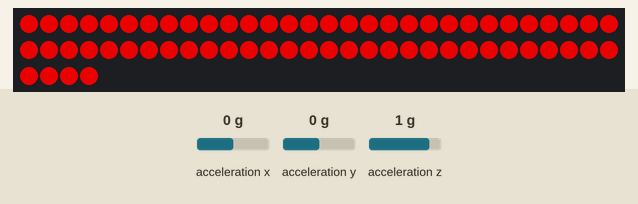
The sketch below on a simulated Arduino Uno, built with avr-gcc and run on an emulated ATmega328P. Parts: 64 RGB LEDs in strip order, left to right, continuing on the next row. The test bench sets the inputs (shaded band); at power-on: acceleration x 0 g, acceleration z 1 g, acceleration y 0 g. Dim RGB values are drawn brighter than linear.

Above: at 2.3 s.
2.4 s: acceleration x set to -1.4 g
At 3.29 s:
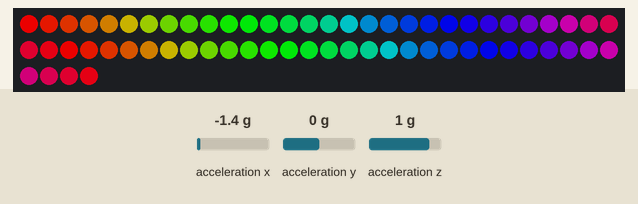
5.5 s: acceleration z set to -1.4 g
At 6.64 s:
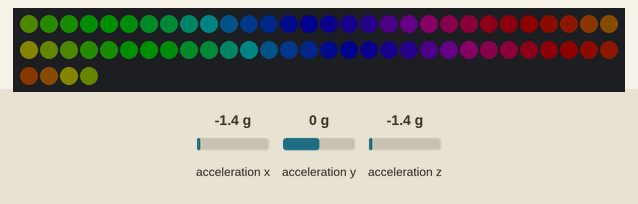
8.9 s: acceleration x set to 0 g
At 9.9 s:
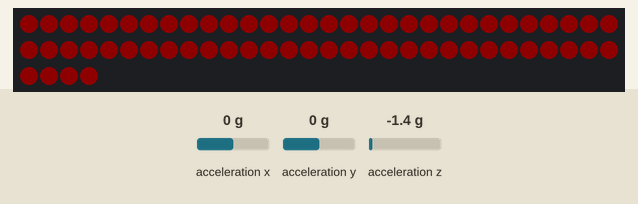
11.0 s: acceleration z set to -0.8 g
At 13.7 s:
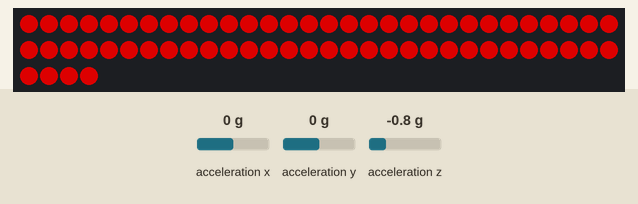
Timing chart, 0 to 15.0 s (numbered marks = the images above; inputs shaded):
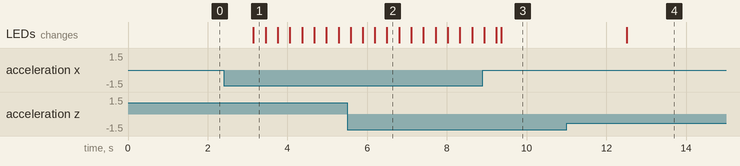

Measured:
- after the input at 2.4 s, the LEDs: change after 0.75 s (image 1)
- after the input at 5.5 s, the LEDs: first differ from a run without the input after 1.0 s (image 2)
- after the input at 8.9 s, the LEDs: first differ from a run without the input after 0.47 s (image 3)
- after the input at 11.0 s, the LEDs: change after 1.5 s (image 4)

The sketch:

lightingAccelerometer.ino
```cpp
// Neopixels
#include <Adafruit_NeoPixel.h>
#ifdef __AVR__
#include <avr/power.h>
#endif

// ACCELEROMTER LIS3DH
#include <Wire.h>
#include <SPI.h>
#include <Adafruit_LIS3DH.h>
#include <Adafruit_Sensor.h>

#define PIN 6
#define NUMPIXELS 64
#define PIXELTYPE NEO_GRB + NEO_KHZ800

#define CLICKTHRESHHOLD 80


//define the neopixels as pixels
Adafruit_NeoPixel pixels = Adafruit_NeoPixel(NUMPIXELS, PIN, PIXELTYPE);

// define the Accelerometer 12C as lis
Adafruit_LIS3DH lis = Adafruit_LIS3DH();

void setup() {

  Serial.begin(9600);

  // NEOPIXELS
  pixels.begin(); // Initialize the pixels
  pixels.setBrightness(10); // Set brightness. Max is 255
  pixels.show(); // Initialize all pixels to 'off'

  // ACCELEROMETER
  lis.begin(0x18); // begins the accelerometer
  lis.setClick(4, CLICKTHRESHHOLD); // this sets up the Accelerometer to read taps
  lis.setRange(LIS3DH_RANGE_4_G);   // 2, 4, 8 or 16 G!
}

void loop() {
  //Get a new accelerometer event, normalized
  sensors_event_t event;
  lis.getEvent(&event);

  // Run the animation
  animation_rainbow(2, event.acceleration.x, event.acceleration.z);
}


void tapBrightness() {

}
// Fill the dots in a sequence one by one
void colorWipe(uint32_t c, uint8_t wait) {
  for (uint16_t i = 0; i < pixels.numPixels(); i++) {
    pixels.setPixelColor(i, c);
    pixels.show();
    delay(wait);
  }
}

void animation_rainbow(int wait, int accX, int accZ) {
  uint16_t i, j;
  int speedVal = abs(int(accX) + 1);
  int brightVal = abs(accZ * 20) + 10;
  speedVal = map(speedVal, 0, 10, 0, 7);
  pixels.setBrightness(brightVal); // Set brightness. Max is 255
  for (j = 0; j < 255; j++) {
    for (i = 0; i < pixels.numPixels(); i++) {
      pixels.setPixelColor(i, Wheel(((i + j)*speedVal) & 255));
    }
    pixels.show();
    delay(wait);//this delay makes it work a bit better
  }
}


// Input a value 0 to 255 to get a color value.
// The colours are a transition r - g - b - back to r.
uint32_t Wheel(byte WheelPos) {
  WheelPos = 255 - WheelPos;
  if (WheelPos < 85) {
    //The lower the number, the more red it is
    // When it gets higher, Blue starts going upwards and Red goes down
    // When Wheelpos is 0, (255,0,0), when it's 85, (0,0,255)
    //RED TO BLUE
    return pixels.Color(255 - WheelPos * 3, 0, WheelPos * 3);
  }
  if (WheelPos < 170) {
    WheelPos -= 85;
    //BLUE TO GREEN
    //0, (0,0,255) // 170, (0,255,0)
    return pixels.Color(0, WheelPos * 3, 255 - WheelPos * 3);
  }
  //GREEN TO RED
  WheelPos -= 170;
  return pixels.Color(WheelPos * 3, 255 - WheelPos * 3, 0);
}
```
